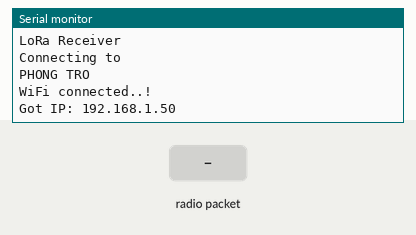
Bench run of a sketch on a simulated ESP8266 (NodeMCU). On the bench: the last lines printed to the serial monitor. Inputs (shaded band) come from the test bench. WiFi joins after 1.5 s; servers stay silent unless stated; no radio packets arrive unless stated.

Above: at 3.0 s.
3.1 s: radio packet "1" arrives
At 4.6 s:
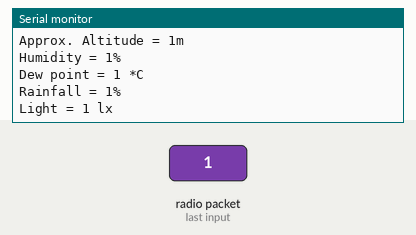
5.6 s: radio packet "0" arrives
At 6.4 s:
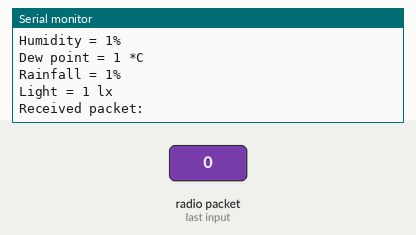
7.1 s: radio packet "2" arrives
At 8.8 s:
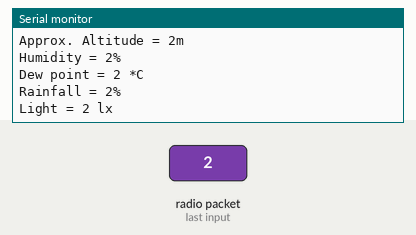

Measured:
- after the input at 3.1 s, the serial monitor: prints a new line at once (image 1)
- after the input at 7.1 s, the serial monitor: prints a new line after 1.0 s (image 3)

The sketch:

esp.ino
```cpp
#define BLYNK_PRINT Serial
#define BLYNK_TEMPLATE_ID "TMPL61K0_AgJv"
#define BLYNK_TEMPLATE_NAME "Receiver22"
#define BLYNK_AUTH_TOKEN "LJ5Uj4a9Nwob7Oy8XZ25hOH96LZMkRFR"

#include <SPI.h>
#include <LoRa.h>
#include <ESP8266WiFi.h>
#include <Blynk.h>
#include <BlynkSimpleEsp8266.h>

char auth[] = BLYNK_AUTH_TOKEN;  // You should get Auth Token in the Blynk App.
char ssid[] = "PHONG TRO";            // Your WiFi credentials.
char pass[] = "phongtro85a";

#define SS 5
#define RST 14
#define DI0 2

//#define TX_P 17
#define BAND 433E6
//#define ENCRYPT 0x78

String device_id;
String temperature;
String pressure;
String altitude;
String humidity;
String dewPoint;
String rainfall;
String lux;

void setup() {
  Serial.begin(115200);
  Blynk.begin(auth, ssid, pass);
  Serial.println("LoRa Receiver");
  //LoRa.setTxPower(TX_P);
  //LoRa.setSyncWord(ENCRYPT);
  LoRa.setPins(SS, RST, DI0);
  if (!LoRa.begin(BAND)) {
    Serial.println("Starting LoRa failed!");
    while (1)
      ;
  }

  Serial.println("Connecting to ");
  Serial.println(ssid);

  //connect to your local wi-fi network
  WiFi.begin(ssid, pass);

  //check wi-fi is connected to wi-fi network
  while (WiFi.status() != WL_CONNECTED) {
    delay(1000);
    Serial.print(".");
  }
  Serial.println("");
  Serial.println("WiFi connected..!");
  Serial.print("Got IP: ");
  Serial.println(WiFi.localIP());
}

void loop() {
  // try to parse packet
  int pos1, pos2, pos3, pos4, pos5, pos6, pos7;

  int packetSize = LoRa.parsePacket();
  if (packetSize) {
    Blynk.run();
    // received a packet
    Serial.print("Received packet:  ");
    String LoRaData = LoRa.readString();
    Serial.print(LoRaData);
    // read packet
    while (LoRa.available()) {
      Serial.print((char)LoRa.read());
    }
    // print RSSI of packet
    Serial.print("' with RSSI ");
    Serial.println(LoRa.packetRssi());

    pos1 = LoRaData.indexOf('/');
    pos2 = LoRaData.indexOf('&');
    pos3 = LoRaData.indexOf('#');
    pos4 = LoRaData.indexOf('@');
    pos5 = LoRaData.indexOf('$');
    pos6 = LoRaData.indexOf('^');
    pos7 = LoRaData.indexOf('!');

    device_id = LoRaData.substring(0, pos1);
    temperature = LoRaData.substring(pos1 + 1, pos2);
    pressure = LoRaData.substring(pos2 + 1, pos3);
    altitude = LoRaData.substring(pos3 + 1, pos4);
    humidity = LoRaData.substring(pos4 + 1, pos5);
    dewPoint = LoRaData.substring(pos5 + 1, pos6);
    rainfall = LoRaData.substring(pos6 + 1, pos7);
    lux = LoRaData.substring(pos7 + 1, LoRaData.length());

    Serial.print(F("Device ID = "));
    Serial.println(device_id);

    Serial.print(F("Temperature = "));
    Serial.print(temperature);
    Serial.println(F("*C"));

    Serial.print(F("Pressure = "));
    Serial.print(pressure);
    Serial.println(F("hPa"));

    Serial.print(F("Approx. Altitude = "));
    Serial.print(altitude);
    Serial.println(F("m"));

    Serial.print(F("Humidity = "));
    Serial.print(humidity);
    Serial.println(F("%"));

    Serial.print("Dew point = ");
    Serial.print(dewPoint);
    Serial.println(" *C");

    Serial.print(F("Rainfall = "));
    Serial.print(rainfall);
    Serial.println(F("%"));

    Serial.print(F("Light = "));
    Serial.print(lux);
    Serial.println(F(" lx"));

    Serial.println();

    Blynk.virtualWrite(V1, temperature);
    Blynk.virtualWrite(V2, humidity);
    Blynk.virtualWrite(V3, pressure);
    Blynk.virtualWrite(V4, altitude);
    Blynk.virtualWrite(V5, dewPoint);
    Blynk.virtualWrite(V6, rainfall);
    Blynk.virtualWrite(V7, lux);
  }
}
```
